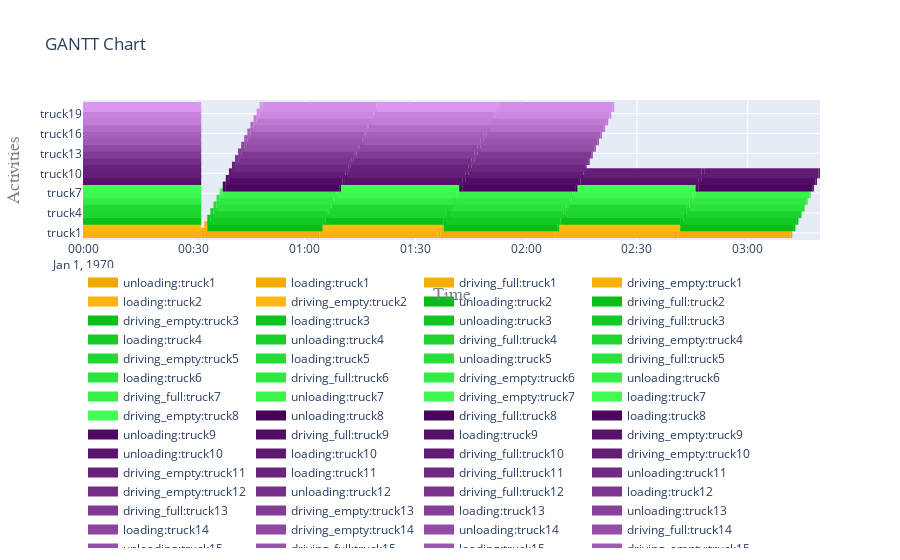

Notebook source saved alongside this figure:
### Code cell
# Plotting
fig_gantt = plot.get_gantt_chart([*trucks.values()], id_map=[*activities_d_truck.values()])
fig_step = plot.get_step_chart([source01, dump01])
